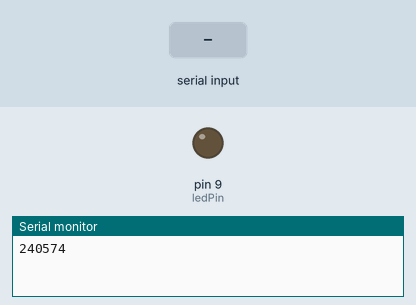
Recording of a sketch running on a simulated Arduino Uno, built with avr-gcc and run on an emulated ATmega328P. Shown: output pins drawn as LEDs (lit = HIGH), the last lines printed to the serial monitor. The inputs (shaded band) are chosen by the test bench. Random numbers use the default seed unless the sketch sets one.

Above: at 6.0 s.
6.1 s: "1" received over Serial
At 6.6 s:
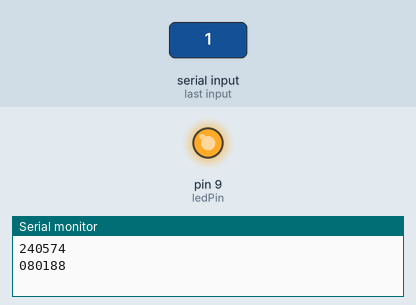
Timing chart, 0 to 10.8 s (numbered marks = the images above; inputs shaded):
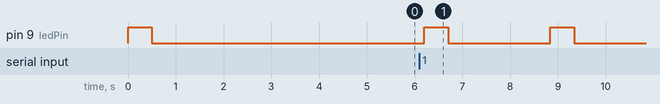

The sketch:

picumple.ino
```cpp
String fecha = ""; // Fecha de ejemplo en formato DDMMAA (Solo fechas validas!)
int ledPin = 9;
int espera = 0;
void setup() {
    pinMode(ledPin, OUTPUT);
    Serial.begin(9600); // debe coincidir con los baudios en el script python
}
void loop() {
    if (espera==0) {
        fecha = String(random(0, 3))+String(random(0, 9))+String(random(0, 1))+String(random(0, 9))+String(random(0, 9))+String(random(0, 9));
        Serial.println(fecha); // Envia fecha de ejemplo a serial para python
        digitalWrite(ledPin, HIGH);   // turn the LED on (HIGH is the voltage level)
        digitalWrite(LED_BUILTIN, HIGH);   // turn the LED on (HIGH is the voltage level)
        delay(500);
        digitalWrite(ledPin, LOW);   // turn the LED on (LOW is the voltage level)
        digitalWrite(LED_BUILTIN, LOW);   // turn the LED on (LOW is the voltage level)
        delay(random(1000, 15000));
        espera=1; // espera antes de enviar una nueva fecha
    } else {
        if(Serial.available() > 0) {
            delay(100);
            espera=0; // si recibe cualquier respuesta en serial deja de esperar
        }
    }
}
```

Measured:
- after the input at 6.1 s, pin 9 (ledPin): alternates HIGH for 0.50 s and LOW for 2.1 s, 4 changes in all, then stays LOW, starting after 0.10 s
